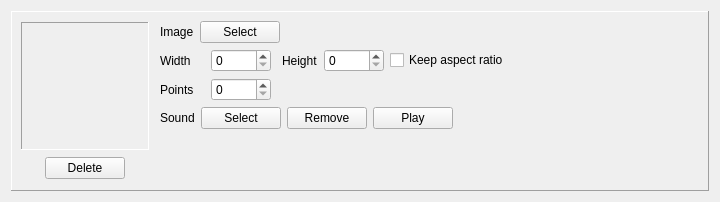
<?xml version="1.0" encoding="UTF-8"?>
<ui version="4.0">
 <class>Form</class>
 <widget class="QWidget" name="Form">
  <property name="geometry">
   <rect>
    <x>0</x>
    <y>0</y>
    <width>720</width>
    <height>202</height>
   </rect>
  </property>
  <property name="windowTitle">
   <string>Form</string>
  </property>
  <layout class="QGridLayout" name="gridLayout">
   <item row="0" column="0">
    <widget class="QFrame" name="frameCollectable_2">
     <property name="frameShape">
      <enum>QFrame::Panel</enum>
     </property>
     <property name="frameShadow">
      <enum>QFrame::Raised</enum>
     </property>
     <layout class="QHBoxLayout" name="horizontalLayout_13">
      <item>
       <layout class="QVBoxLayout" name="verticalLayout_6">
        <item>
         <widget class="QLabel" name="label_ObstacleImage">
          <property name="sizePolicy">
           <sizepolicy hsizetype="Fixed" vsizetype="Fixed">
            <horstretch>0</horstretch>
            <verstretch>0</verstretch>
           </sizepolicy>
          </property>
          <property name="minimumSize">
           <size>
            <width>128</width>
            <height>128</height>
           </size>
          </property>
          <property name="autoFillBackground">
           <bool>true</bool>
          </property>
          <property name="frameShape">
           <enum>QFrame::Panel</enum>
          </property>
          <property name="frameShadow">
           <enum>QFrame::Sunken</enum>
          </property>
          <property name="text">
           <string/>
          </property>
          <property name="scaledContents">
           <bool>true</bool>
          </property>
         </widget>
        </item>
        <item>
         <layout class="QHBoxLayout" name="horizontalLayout_14">
          <item>
           <widget class="QPushButton" name="pushButton_DeleteObstacle">
            <property name="sizePolicy">
             <sizepolicy hsizetype="Fixed" vsizetype="Fixed">
              <horstretch>0</horstretch>
              <verstretch>0</verstretch>
             </sizepolicy>
            </property>
            <property name="text">
             <string>Delete</string>
            </property>
           </widget>
          </item>
         </layout>
        </item>
       </layout>
      </item>
      <item>
       <layout class="QVBoxLayout" name="verticalLayout_8">
        <item>
         <layout class="QHBoxLayout" name="horizontalLayout_21">
          <item>
           <widget class="QLabel" name="label_SelectCollectableImage">
            <property name="sizeIncrement">
             <size>
              <width>0</width>
              <height>0</height>
             </size>
            </property>
            <property name="text">
             <string>Image</string>
            </property>
            <property name="indent">
             <number>5</number>
            </property>
           </widget>
          </item>
          <item>
           <widget class="QPushButton" name="pushButton_SelectCollectableImage">
            <property name="sizePolicy">
             <sizepolicy hsizetype="Fixed" vsizetype="Fixed">
              <horstretch>0</horstretch>
              <verstretch>0</verstretch>
             </sizepolicy>
            </property>
            <property name="text">
             <string>Select</string>
            </property>
           </widget>
          </item>
          <item>
           <spacer name="horizontalSpacer_21">
            <property name="orientation">
             <enum>Qt::Horizontal</enum>
            </property>
            <property name="sizeHint" stdset="0">
             <size>
              <width>40</width>
              <height>20</height>
             </size>
            </property>
           </spacer>
          </item>
         </layout>
        </item>
        <item>
         <layout class="QGridLayout" name="gridLayout_8">
          <item row="0" column="4">
           <widget class="QCheckBox" name="checkBox_ObstacleKeepAspectRatio">
            <property name="sizePolicy">
             <sizepolicy hsizetype="Expanding" vsizetype="Fixed">
              <horstretch>0</horstretch>
              <verstretch>0</verstretch>
             </sizepolicy>
            </property>
            <property name="text">
             <string>Keep aspect ratio</string>
            </property>
           </widget>
          </item>
          <item row="0" column="0">
           <widget class="QLabel" name="label_ObstacleWidth">
            <property name="minimumSize">
             <size>
              <width>50</width>
              <height>0</height>
             </size>
            </property>
            <property name="text">
             <string>Width</string>
            </property>
            <property name="indent">
             <number>5</number>
            </property>
           </widget>
          </item>
          <item row="0" column="3">
           <widget class="QSpinBox" name="spinBox_ObstacleHeight">
            <property name="minimumSize">
             <size>
              <width>60</width>
              <height>0</height>
             </size>
            </property>
           </widget>
          </item>
          <item row="0" column="1">
           <widget class="QSpinBox" name="spinBox_ObstacleWidth">
            <property name="minimumSize">
             <size>
              <width>60</width>
              <height>0</height>
             </size>
            </property>
           </widget>
          </item>
          <item row="0" column="2">
           <widget class="QLabel" name="label_ObstacleHeight">
            <property name="text">
             <string>Height</string>
            </property>
            <property name="indent">
             <number>5</number>
            </property>
           </widget>
          </item>
          <item row="1" column="1">
           <widget class="QSpinBox" name="spinBox_ObstaclePoints">
            <property name="sizePolicy">
             <sizepolicy hsizetype="Minimum" vsizetype="Fixed">
              <horstretch>0</horstretch>
              <verstretch>0</verstretch>
             </sizepolicy>
            </property>
            <property name="minimumSize">
             <size>
              <width>60</width>
              <height>0</height>
             </size>
            </property>
            <property name="baseSize">
             <size>
              <width>37</width>
              <height>0</height>
             </size>
            </property>
           </widget>
          </item>
          <item row="1" column="0">
           <widget class="QLabel" name="label_ObstaclePoints">
            <property name="text">
             <string>Points</string>
            </property>
            <property name="indent">
             <number>5</number>
            </property>
           </widget>
          </item>
         </layout>
        </item>
        <item>
         <layout class="QHBoxLayout" name="horizontalLayout_18">
          <item>
           <widget class="QLabel" name="label_ObstacleSound">
            <property name="text">
             <string>Sound</string>
            </property>
            <property name="indent">
             <number>5</number>
            </property>
           </widget>
          </item>
          <item>
           <widget class="QPushButton" name="pushButton_ObstacleSoundSelect">
            <property name="text">
             <string>Select</string>
            </property>
           </widget>
          </item>
          <item>
           <widget class="QPushButton" name="pushButton_ObstacleSoundRemove">
            <property name="text">
             <string>Remove</string>
            </property>
           </widget>
          </item>
          <item>
           <widget class="QPushButton" name="pushButton_ObstacleSoundPlay">
            <property name="text">
             <string>Play</string>
            </property>
           </widget>
          </item>
          <item>
           <spacer name="horizontalSpacer_24">
            <property name="orientation">
             <enum>Qt::Horizontal</enum>
            </property>
            <property name="sizeHint" stdset="0">
             <size>
              <width>40</width>
              <height>20</height>
             </size>
            </property>
           </spacer>
          </item>
         </layout>
        </item>
        <item>
         <spacer name="verticalSpacer_8">
          <property name="orientation">
           <enum>Qt::Vertical</enum>
          </property>
          <property name="sizeType">
           <enum>QSizePolicy::Expanding</enum>
          </property>
          <property name="sizeHint" stdset="0">
           <size>
            <width>0</width>
            <height>0</height>
           </size>
          </property>
         </spacer>
        </item>
       </layout>
      </item>
     </layout>
    </widget>
   </item>
  </layout>
 </widget>
 <resources/>
 <connections/>
</ui>
